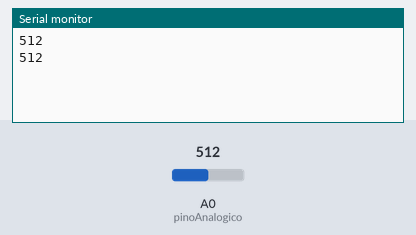
Recording of a sketch running on a simulated Arduino Uno, built with avr-gcc and run on an emulated ATmega328P. Parts: the last lines printed to the serial monitor. The inputs (shaded band) are chosen by the test bench; at power-on: A0 (pinoAnalogico) = 512.

Above: at 10.8 s.
10.9 s: A0 (pinoAnalogico) set to 716
At 20.7 s:
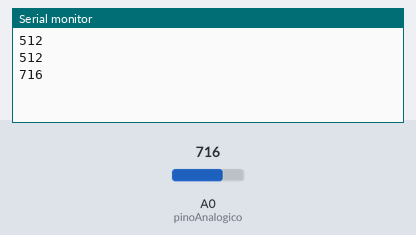
20.9 s: A0 (pinoAnalogico) set to 900
At 31.3 s:
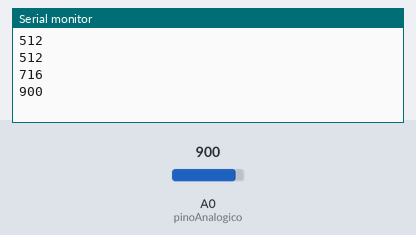
Timing chart, 0 to 32.8 s (numbered marks = the images above; inputs shaded):
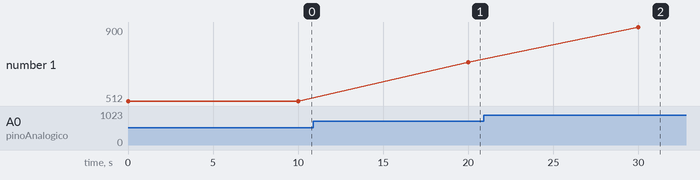

Measured:
- after the input at 10.9 s, the serial monitor: prints a new line after 9.1 s (image 1)
- after the input at 20.9 s, the serial monitor: prints a new line after 9.1 s (image 2)
- plotted number 1: 512 → 716 after the input at 10.9 s, 716 → 900 after the input at 20.9 s

The sketch:

leitor_tensao.ino
```cpp
// Define o pino analógico que será utilizado para a leitura de tensão.
const int pinoAnalogico = A0;

void setup() {
  // Inicia a comunicação serial a uma taxa de 9600 bits por segundo.
  // Certifique-se de que a mesma taxa seja usada no programa Python.
  Serial.begin(9600);
}

void loop() {
  // Lê o valor do pino analógico (um número entre 0 e 1023).
  int valorADC = analogRead(pinoAnalogico);

  // Envia o valor lido pela porta serial.
  Serial.println(valorADC);

  // Aguarda 1 segundo (1000 milissegundos) antes da próxima leitura.
  delay(10000);
} 
```
